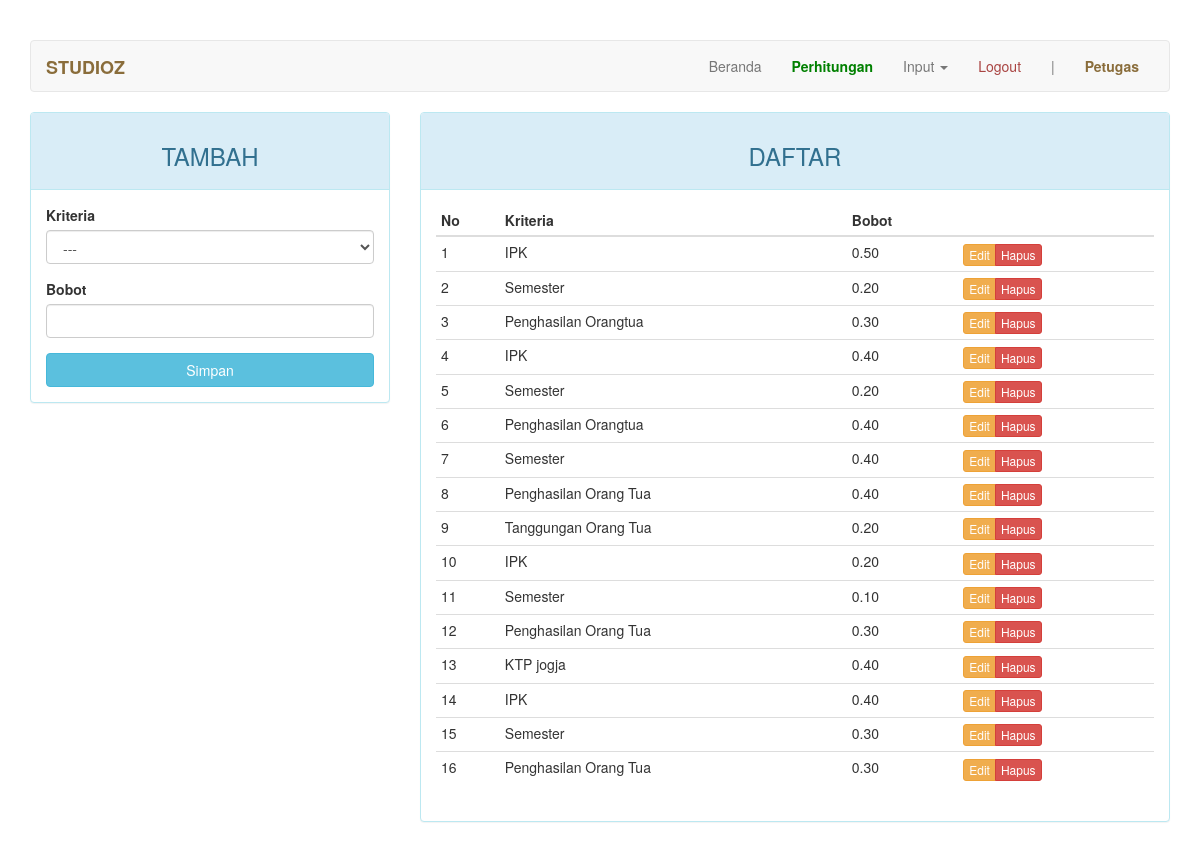
Screenshot of /index.php?page=model (signed in) with the database file from the repository.
### tables this page shows
CREATE TABLE IF NOT EXISTS `model` (
  `kd_model` int(11) NOT NULL AUTO_INCREMENT,
  `kd_beasiswa` int(11) NOT NULL,
  `kd_kriteria` int(11) NOT NULL,
  `bobot` varchar(5) DEFAULT NULL,
  PRIMARY KEY (`kd_model`),
  KEY `fk_kriteria` (`kd_kriteria`),
  KEY `fk_beasiswa` (`kd_beasiswa`)
);

CREATE TABLE IF NOT EXISTS `kriteria` (
  `kd_kriteria` int(11) NOT NULL AUTO_INCREMENT,
  `kd_beasiswa` int(11) NOT NULL,
  `nama` varchar(50) DEFAULT NULL,
  `sifat` enum('min','max') DEFAULT NULL,
  PRIMARY KEY (`kd_kriteria`),
  KEY `kd_beasiswa` (`kd_beasiswa`),
  KEY `kd_beasiswa_2` (`kd_beasiswa`)
);

### page/model.php (the view, shortened to what this page needs)
<?php
$update = (isset($_GET['action']) AND $_GET['action'] == 'update') ? true : false;
?>
<div class="row">
	<div class="col-md-4">
	    <div class="panel panel-<?= ($update) ? "warning" : "info" ?>">
	        <div class="panel-heading"><h3 class="text-center"><?= ($update) ? "EDIT" : "TAMBAH" ?></h3></div>
	        <div class="panel-body">
	            <form action="<?=$_SERVER['REQUEST_URI']?>" method="POST">
									<div class="form-group">
	                  <label for="kd_kriteria">Kriteria</label>
										<select class="form-control" name="kd_kriteria" id="kriteria">
											<option>---</option>
										</select>
									</div>
	                <div class="form-group">
	                    <label for="bobot">Bobot</label>
	                    <input type="text" name="bobot" class="form-control" <?= (!$update) ?: 'value="'.$row["bobot"].'"' ?>>
	                </div>
	                <button type="submit" class="btn btn-<?= ($update) ? "warning" : "info" ?> btn-block">Simpan</button>
	            </form>
	        </div>
	    </div>
	</div>
	<div class="col-md-8">
	    <div class="panel panel-info">
	        <div class="panel-heading"><h3 class="text-center">DAFTAR</h3></div>
	        <div class="panel-body">
	            <table class="table table-condensed">
	                <thead>
	                    <tr>
	                        <th>No</th>
	                        <th>Kriteria</th>
	                        <th>Bobot</th>
	                        <th></th>
	                    </tr>
	                </thead>
	                <tbody>
	                    <?php $no = 1; ?>
	                    <?php if ($query = $connection->query("SELECT b.nama AS nama_kriteria, a.bobot, a.kd_model FROM model a JOIN kriteria b ON a.kd_kriteria=b.kd_kriteria")): ?>
	                        <?php while($row = $query->fetch_assoc()): ?>
	                        <tr>
	                            <td><?=$no++?></td>
	                            <td><?=$row['nama_kriteria']?></td>
	                            <td><?=$row['bobot']?></td>
	                            <td>
	                                <div class="btn-group">
	                                    <a href="?page=model&action=update&key=<?=$row['kd_model']?>" class="btn btn-warning btn-xs">Edit</a>
	                                    <a href="?page=model&action=delete&key=<?=$row['kd_model']?>" class="btn btn-danger btn-xs">Hapus</a>
	                                </div>
	                            </td>
	                        </tr>
	                        <?php endwhile ?>
	                    <?php endif ?>
	                </tbody>
	            </table>
	        </div>
	    </div>
	</div>
</div>

### index.php (style rules this page uses)
body { margin-top: 40px; }

### rows the page displays
model: kd_kriteria.nama "IPK", bobot "0.50"
model: kd_kriteria.nama "Semester", bobot "0.20"
model: kd_kriteria.nama "Penghasilan Orangtua", bobot "0.30"
model: kd_kriteria.nama "IPK", bobot "0.40"
model: kd_kriteria.nama "Semester", bobot "0.20"
model: kd_kriteria.nama "Penghasilan Orangtua", bobot "0.40"
model: kd_kriteria.nama "Semester", bobot "0.40"
model: kd_kriteria.nama "Penghasilan Orang Tua", bobot "0.40"
model: kd_kriteria.nama "Tanggungan Orang Tua", bobot "0.20"
model: kd_kriteria.nama "IPK", bobot "0.20"
model: kd_kriteria.nama "Semester", bobot "0.10"
model: kd_kriteria.nama "Penghasilan Orang Tua", bobot "0.30"
model: kd_kriteria.nama "KTP jogja", bobot "0.40"
model: kd_kriteria.nama "IPK", bobot "0.40"
model: kd_kriteria.nama "Semester", bobot "0.30"
model: kd_kriteria.nama "Penghasilan Orang Tua", bobot "0.30"

### other values shown
$_SESSION["username"] "Petugas"
